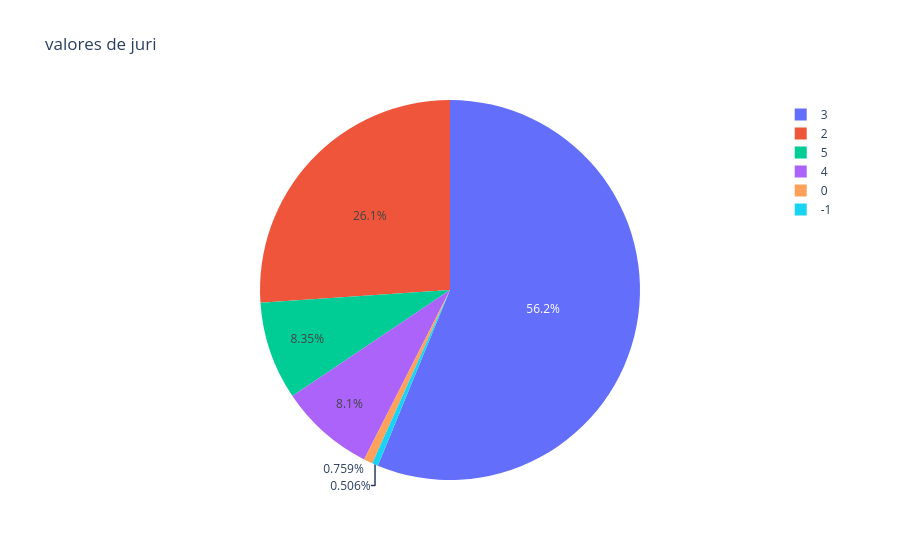

Notebook code cell kept with this figure:
### Markdown cell above
3.
entonces sabemos que jap muestra las jurisdiccion de las areas, hasta se podrian contar cada una de estas jurisdicciones, y visualizarlas para comparar cada una!

### Code cell
count = areas["jap"].value_counts()
grafico = px.pie(data_frame = count, values = count.values, names = count.index, title = "valores de juri")
grafico.show()

### Figure 1 — Plotly figure (JSON) as saved in the notebook; plotly's stock layout.template omitted (floating-point values rounded to 4 significant figures)
{"data": [{"domain": {"x": [0, 1], "y": [0, 1]}, "hovertemplate": "label=%{label}<br>value=%{value}<extra></extra>", "labels": [3, 2, 5, 4, 0, -1], "legendgroup": "", "name": "", "showlegend": true, "type": "pie", "values": [222, 103, 33, 32, 3, 2]}], "layout": {"legend": {"tracegroupgap": 0}, "title": {"text": "valores de juri"}}}
